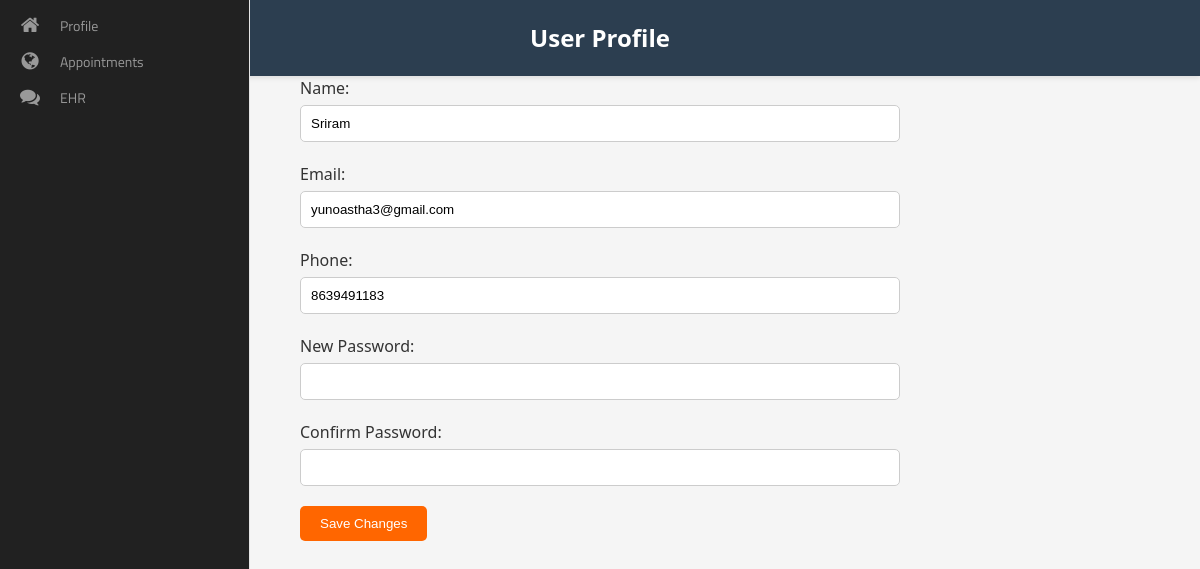
Screenshot of /doctor/profile (signed in) with the database file from the repository.
### app.py (models this page shows)
class User(UserMixin, db.Model):
    __tablename__ = "users"
    id = db.Column(db.Integer, primary_key=True)
    email = db.Column(db.String(100), unique=True)
    password = db.Column(db.String(100))
    name = db.Column(db.String(1000))
    phone = db.Column(db.String(10))

### app.py (the view, shortened to what this page needs)
@app.route('/doctor/profile',methods=['GET','POST'])
def profile():
    user = current_user
    id = user.id
    medical_his = MedicalHistory.query.filter_by(patient_id=id)
    medication = Medication.query.filter_by(patient_id=id)
    allergies = Allergy.query.filter_by(patient_id=id)
    immune = Immunization.query.filter_by(patient_id=id)
    lab_result = LabResult.query.filter_by(patient_id=id)
    notes = ClinicalNote.query.filter_by(patient_id=id)
    return render_template('profile.html', user=user, medical_his=medical_his, medication=medication, allergies=allergies, immune=immune, lab_result=lab_result, notes=notes)

### app.py (called while the page is built)
@login_manager.user_loader
def load_user(user_id):
    return User.query.get(int(user_id))

### templates/profile.html (shortened to what this page needs)
<!DOCTYPE html>
<html lang="en">
<head>
<link rel="stylesheet" href="{{url_for('static',filename='CSS/profile.css')}}">
<link rel="stylesheet" href="https://cdnjs.cloudflare.com/ajax/libs/animate.css/4.1.1/animate.min.css">
</head>
<body>
<nav class="main-menu">
                  <ul>
                      <li class="has-subnav">
                          <a href="#first">
                              <i class="fa fa-home fa-2x"></i>
                              <span class="nav-text">
                                 Profile
                              </span>
                          </a>
                      </li>
                      <li class="has-subnav">
                          <a href="#second">
                              <i class="fa fa-globe fa-2x"></i>
                              <span class="nav-text">
                                  Appointments
                              </span>
                          </a>
                      </li>
                      <li class="has-subnav">
                          <a href="#third">
                             <i class="fa fa-comments fa-2x"></i>
                              <span class="nav-text">
                                  EHR
                              </span>
                          </a>
                      </li>
              </nav>
              <div>
              <div id="first" class="content-section">
                <header>
                    <h1>User Profile</h1>
                </header>
                <div class="container1">
                    <form id="profileForm"  action="{{ url_for('profile')}}" method="post" >
                        <div class="form-group">
                            <label for="name">Name:</label>
                            <input type="text" id="name" name="name" value="{{user.name}}" required>
                        </div>
                        <div class="form-group">
                            <label for="email">Email:</label>
                            <input type="email" id="email" name="email" value="{{user.email}}" required>
                        </div>
                        <div class="form-group">
                            <label for="phone">Phone:</label>
                            <input type="tel" id="phone" name="phone" value="{{user.phone}}" >
                        </div>
                        <div class="form-group">
                            <label for="password">New Password:</label>
                            <input type="password" id="password" name="password" minlength="6">
                        </div>
                        <div class="form-group">
                            <label for="confirmPassword">Confirm Password:</label>
                            <input type="password" id="confirmPassword" name="confirmPassword" minlength="6">
                        </div>
                        <button type="submit">Save Changes</button>
                    </form>
                </div>
              </div>
            </div>
</body>
</html>

### static/CSS/profile.css (style rules this page uses)
* { box-sizing: border-box; margin: 0; padding: 0; }
body { font-family: 'Segoe UI', Tahoma, Geneva, Verdana, sans-serif; line-height: 1.5; color: #333; background-color: #f5f5f5; }
header { background-color: #2c3e50; color: #fff; text-align: center; padding: 20px; box-shadow: 0 2px 5px rgba(0, 0, 0, 0.1); }
header h1 { margin: 0; font-size: 24px; }
.container1 { max-width: 600px; margin: 0 auto; }
.form-group { margin-bottom: 20px; }
label { display: block; margin-bottom: 5px; }
input[type="text"], input[type="email"], input[type="tel"], input[type="password"] { width: 100%; padding: 10px; border: 1px solid #ccc; border-radius: 5px; }
button { background-color: #ff6600; color: #fff; padding: 10px 20px; border: none; border-radius: 5px; cursor: pointer; }
.fa-2x { font-size: 2em; }
.fa { position: relative; display: table-cell; width: 60px; height: 36px; text-align: center; vertical-align: middle; font-size:20px; }
.main-menu { background:#212121; border-right:1px solid #e5e5e5; position:fixed; top:0; bottom:0; height:100%; left:0; width:60px; overflow:hidden; -webkit-transition:width .05s linear; transition:width .05s linear; z-index:1000; }
.main-menu>ul { margin:7px 0; }
.main-menu li { position:relative; display:block; width:250px; }
.main-menu li>a { position:relative; display:table; border-collapse:collapse; border-spacing:0; color:#999; font-family: arial; font-size: 14px; text-decoration:none; -webkit-transition:all .1s linear; transition:all .1s linear; }
.main-menu .nav-text { position:relative; display:table-cell; vertical-align:middle; width:190px; font-family: 'Titillium Web', sans-serif; }
nav { -webkit-user-select:none; -moz-user-select:none; -ms-user-select:none; -o-user-select:none; user-select:none; }
nav ul,nav li { outline:0; margin:0; padding:0; }
.content-section { opacity: 0; animation: 1s fadeIn forwards .2s; }

### rows the page displays
User: name "Sriram", email "yunoastha3@gmail.com", phone "8639491183"
